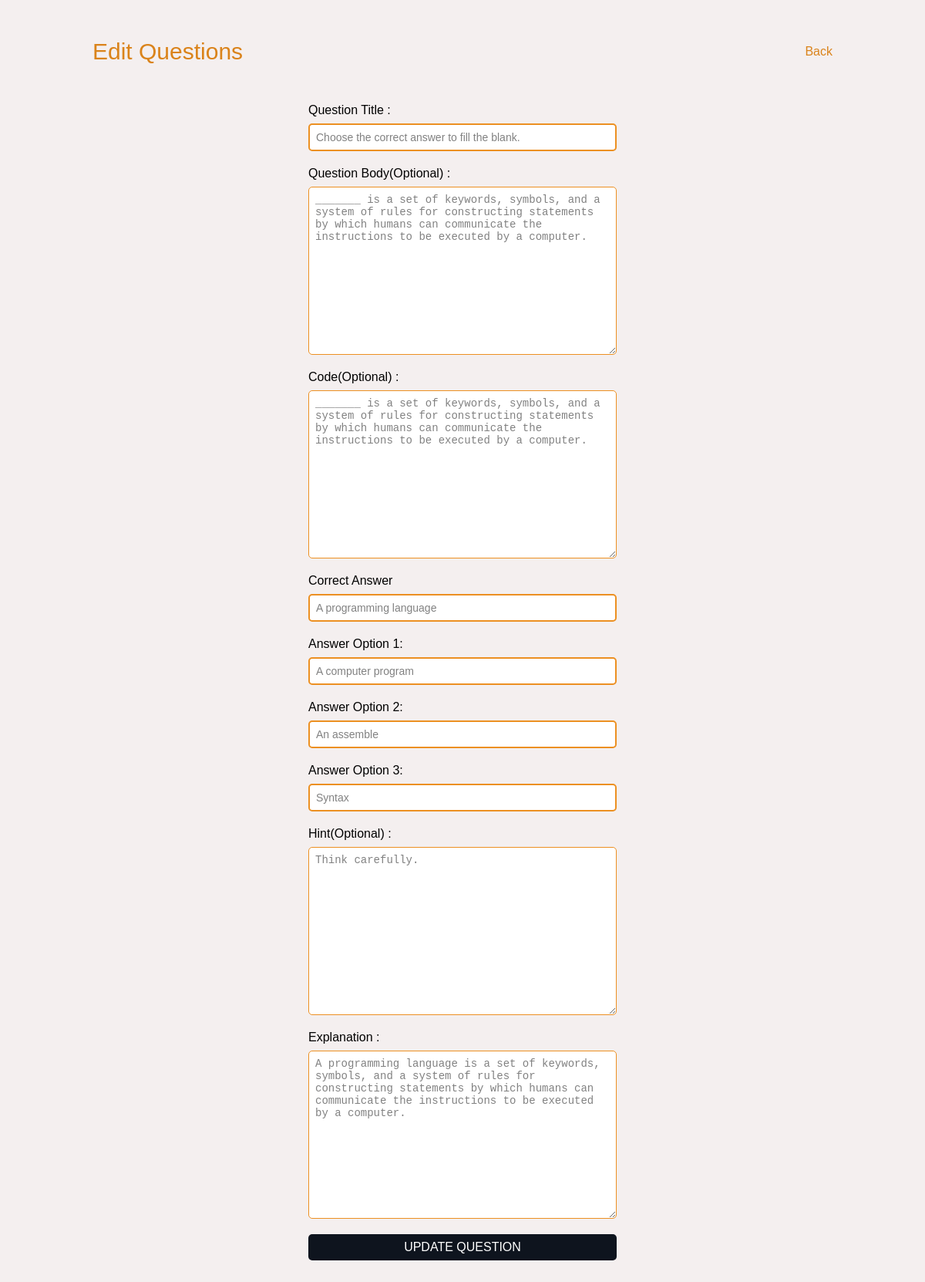
Page /admin/edit_question.php?q_id=3 (signed in) on the committed database.
### tables this page shows
CREATE TABLE `questions` (
  `q_id` int(11) NOT NULL,
  `q_title` varchar(255) NOT NULL,
  `q_body` varchar(500) DEFAULT NULL,
  `q_hint` varchar(255) DEFAULT NULL,
  `q_explanation` varchar(500) NOT NULL,
  `q_correct_answer` varchar(100) NOT NULL,
  `q_type` varchar(10) NOT NULL,
  `q_code` varchar(255) DEFAULT NULL,
  `module_id` int(11) NOT NULL,
  `lecturer_id` int(11) NOT NULL
);

### admin/edit_question.php (the view, shortened to what this page needs)
<?php
require("../db_config/db_config.php");
$q_id = $_GET["q_id"];
?>
<!DOCTYPE html>
<html lang="en">
<head>
    <link rel="stylesheet" href="styles/edit_question.css">
    <link rel="stylesheet" href="https://cdnjs.cloudflare.com/ajax/libs/font-awesome/4.7.0/css/font-awesome.min.css">
    <link rel="stylesheet" href="https://cdn.jsdelivr.net/npm/boxicons@latest/css/boxicons.min.css">
</head>
<body>
    <div class="container">
        <div class="main">
            <div class="col-div-6">
                <span style="font-size: 30px; cursor: pointer; color: #da831a;" class="nav">Edit Questions</span>
                <a style="color: #da831a; text-decoration: none; margin-top: 8px;" href="manage_questions.php">Back</a>
            </div>
            <?php
            $sql = "SELECT * FROM questions, answers WHERE questions.q_id = answers.q_id AND questions.q_id = '" . $q_id . "'";
            $result = mysqli_query($conn, $sql);
            if (mysqli_num_rows($result) > 0) {
                $answers = array();
                while ($row = mysqli_fetch_assoc($result)) {
                    $q_title = $row["q_title"];
                    $q_body = $row["q_body"];
                    $q_hint = $row["q_hint"];
                    $q_explanation = $row["q_explanation"];
                    $q_correct_answer = $row["q_correct_answer"];
                    array_push($answers, $row["q_answer"]);
                }
            } else {
                echo "0 results";
            }
            ?>
            <div class="sub-container">
                <div class="add">
                    <form method="post" class="" id="q_update_form" action="<?php echo htmlspecialchars($_SERVER["PHP_SELF"]); ?>">
                        <div class="input-box">
                            <label for="">Question Title :</label>
                            <input name="q_title" type="text" placeholder="Add Question Title" value="<?php echo $q_title; ?>">
                        </div>
                        <div class="input-box">
                            <label for="">Question Body(Optional) :</label>
                            <textarea name="q_body" id=""><?php echo $q_body; ?></textarea>
                        </div>
                        <div class="input-box">
                            <label for="">Code(Optional) :</label>
                            <textarea name="q_code" id=""><?php echo $q_body; ?></textarea>
                        </div>
                        <div class="input-box">
                            <label for="">Correct Answer</label>
                            <input name="q_correct_ans" type="text" value="<?php echo $q_correct_answer; ?>">
                        </div>
                        <?php
                        foreach ($answers as $key => $value) {
                            if ($key == 0) {
                                continue;
                            }
                            echo '
                                <div class="input-box">
                                    <label for="">Answer Option ' . ($key) . ':</label>
                                    <input name= "q_other_ans_'.$key.'" type="text" value = "' . $value . '">
                                </div>
                            ';
                        }
                        ?>
                        <div class="input-box">
                            <label for="">Hint(Optional) :</label>
                            <textarea name="q_hint" id=""><?php echo $q_hint; ?></textarea>
                        </div>
                        <div class="input-box">
                            <label for="">Explanation :</label>
                            <textarea name="q_explain" id=""><?php echo $q_explanation; ?></textarea>
                        </div>
                </form>
                <button class="btn" form="q_update_form">UPDATE QUESTION</button>
                </div>
            </div>
        </div>
</body>
</html>

### admin/styles/edit_question.css (style rules this page uses)
:root { --blue-dark: #0e141e; --orange-color: #EC9022; --orange-dark-color: #da831a; --white-color: white; --white-shade: #f2f5f7; --green-color: #40af0c; }
body { margin: 0px; padding: 0px; background-color: rgb(244, 239, 239); font-family: Arial; }
.container { width: 100%; min-height: 800px; height: auto; }
.main { padding: 30px; height: auto; flex-basis: 100%; padding: 50px; }
.col-div-6 { display: flex; flex-direction: row; justify-content: space-between; padding: 20px 60px; }
.sub-container { width: 100%; height: auto; }
.add { display: flex; flex-direction: column; height: auto; margin: 30px; }
.input-box { margin-bottom: 20px; display: flex; flex-direction: column; }
.input-box input { border-color: var(--orange-color); box-shadow: none; font-size: 14px; padding: 8px; color: #818181; border-style: solid; border-radius: 5px; margin-top: 8px; }
.input-box textarea { border-color: var(--orange-color); box-shadow: none; font-size: 14px; padding: 8px; color: #818181; border-style: solid; border-radius: 5px; margin-top: 8px; height: 200px; }
.btn { padding: 8px; background-color: var(--blue-dark); border-radius: 5px; color: #fff; border: none; cursor: pointer; font-size: 16px; width: 400px; margin: auto; }
@media only screen and (max-width: 1200px) { .main { padding: 16px; height: auto; flex-basis: 70%; padding: 30px 60px; display: flex; flex-direction: column; } }
@media only screen and (max-width: 1200px) { .sub-container { display: grid; grid-template-columns: repeat(1, 2fr); justify-items: center; gap: 20px; } }

### rows in the picture
questions: q_title "Choose the correct answer to fill the blank.", q_body "_______ is a set of keywords, symbols, and a system of rules for constructing statements by which humans can communicate the instructions to be executed by a computer.", q_code "_______ is a set of keywords, symbols, and a system of rules for constructing statements by which humans can communicate the instructions to be executed by a computer.", q_correct_ans "A programming language", q_hint "Think carefully.", q_explain "A programming language is a set of keywords, symbols, and a system of rules for constructing statements by which humans can communicate the instructions to be executed by a computer."

### other values in the picture
$key "1"
$key "2"
$key "3"
